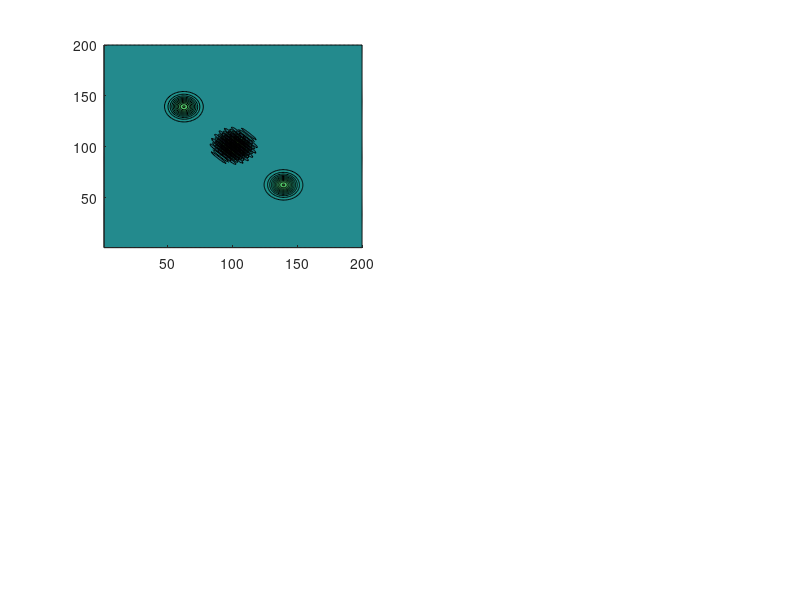

Write the MATLAB code that produced this figure. (Note: this script raises an error after producing the figure.)
function wigner()
    res=20;
    max=res*10;

    par=3.0;
    xMax=res;
    phi=0; %pi/5.0;
    phiPhase=exp(phi*i);
    alpha=par + par*1i;
    beta=-par - par*1i;
    r_d=linspace(-xMax,xMax,max);
    x=repmat(r_d,max,1);
    y=repmat(r_d',1,max);
    lambda=x+1i*y;

    f1=cohIn(alpha,alpha+lambda).*dPhase(lambda,alpha);
    f2=cohIn(beta,alpha+lambda).*dPhase(lambda,alpha).*phiPhase;
    f3=cohIn(alpha,beta+lambda).*dPhase(lambda,beta).*conj(phiPhase);
    f4=cohIn(beta,beta+lambda).*dPhase(lambda,beta);
    
    %mixed state
    %f=f1+f4;
    %superposition state
    f=f1+f2+f3+f4;

    w = fftshift(fft2(ifftshift(f)));
    
    figure
    subplot(2,2,1)
    contourf(real(w),40,'EdgeColor','none','LineStyle','none');    
    title('real(W=ft[tr($\rho D(\lambda )$)])','interpreter','latex')
    subplot(2,2,2)
    contourf(imag(w),40,'EdgeColor','none','LineStyle','none');
    title('imag(W=ft[tr($\rho D(\lambda )$)])','interpreter','latex')



    subplot(2,2,3)
    surfc(real(lambda),imag(lambda),real(w),'EdgeColor','none','LineStyle','none','FaceLighting','phong');
    title('real(W)','interpreter','latex')    

    subplot(2,2,4)
    surfc(real(lambda),imag(lambda),imag(w),'EdgeColor','none','LineStyle','none','FaceLighting','phong');
    title('imag(W)','interpreter','latex')    


end


function out=dPhase(alpha,beta)
    out=exp(1i*imag(alpha*conj(beta)));
end

function out = cohIn(alpha,beta)
    %both versions work fine :)
    out=exp(-0.5*(abs(alpha).^2)-0.5*(abs(beta).^2) + conj(alpha).*(beta));
    %out=exp(-0.5*(abs(alpha-beta).^2) + i*(imag(conj(alpha)*beta)));
end